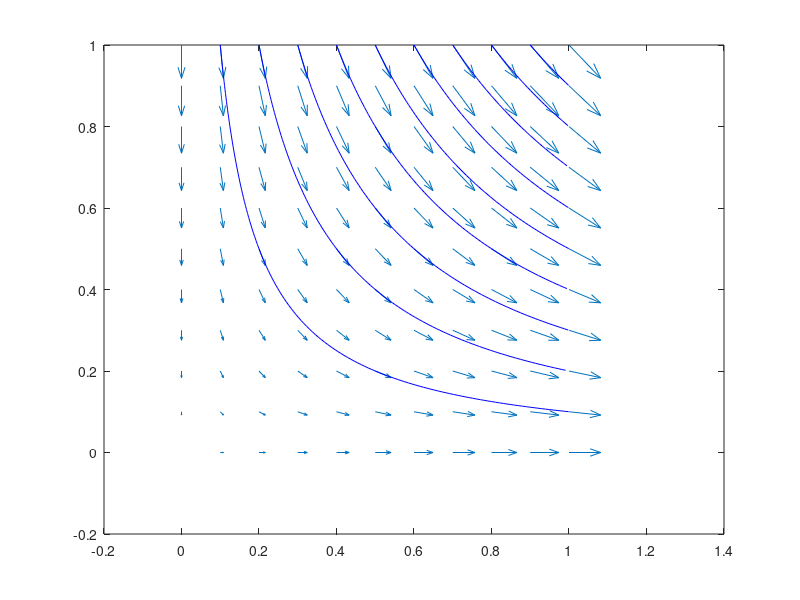

MATLAB code for this plot:
[x,y] = meshgrid(0:0.1:1,0:0.1:1);
u = x;
v = -y;

figure
quiver(x,y,u,v)

startx = 0.1:0.1:1;
starty = ones(size(startx));
streamline(x,y,u,v,startx,starty);
